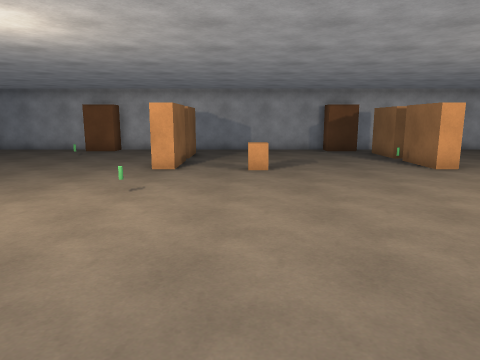
[1] (above)

22 first-person views from a walk through a Unity game level. The camera is 1.5 m above the floor, tilts 10° down and sees 70° across. Doors are open. The floor is counted in squares, 1 m on a side. Each view is taken from the middle of a square. On the plan, view 1 faces up. The plan holds only what a view shows up to about 16 squares ahead; the rest is blank. The player is left out.

[2]
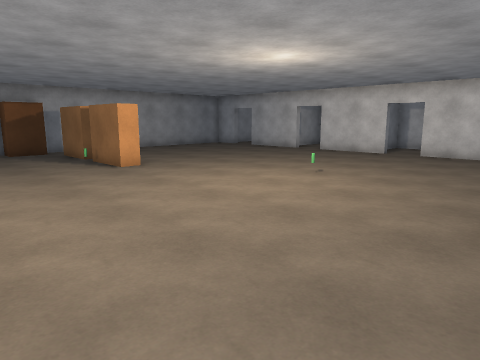

[3]
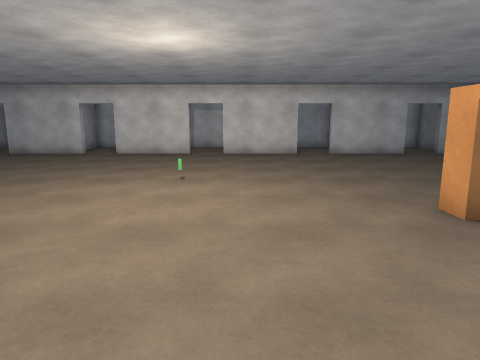

[4]
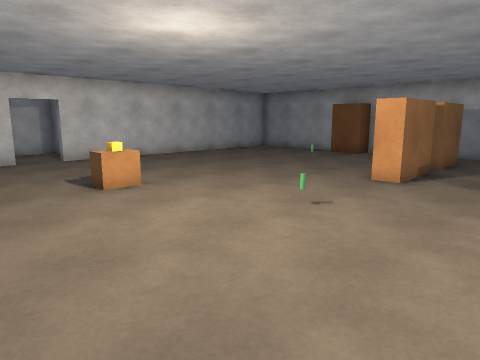

[5]
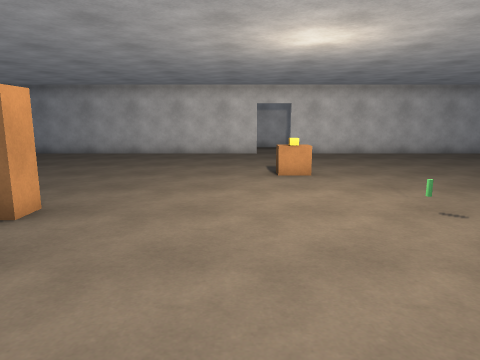

[6]
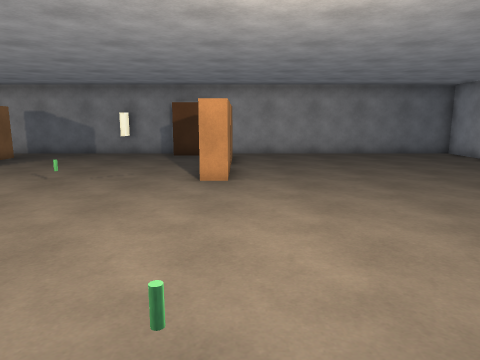

[7]
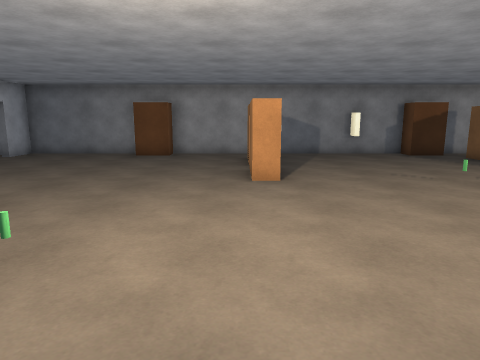

[8]
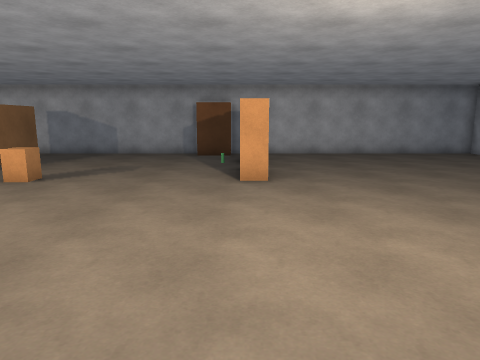

[9]
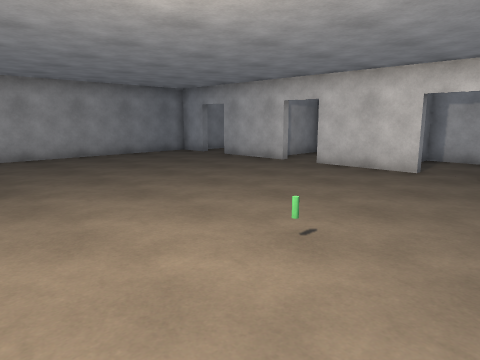

[10]
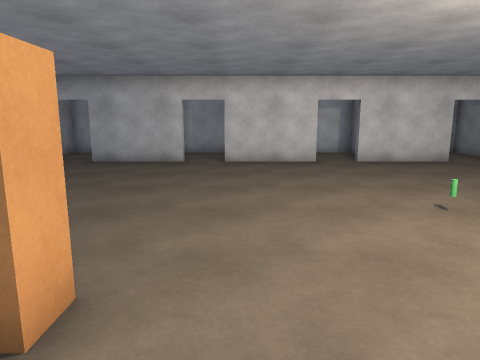

[11]
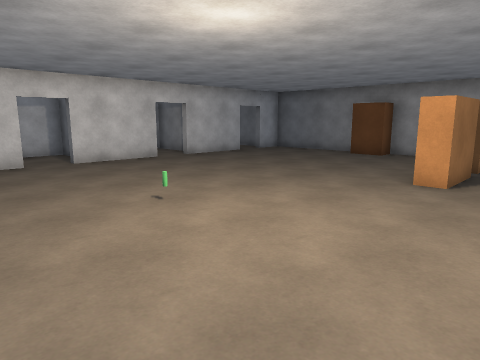

[12]
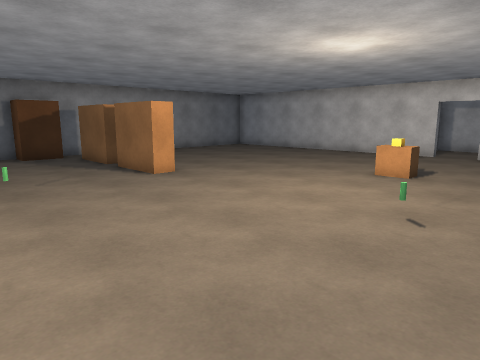

[13]
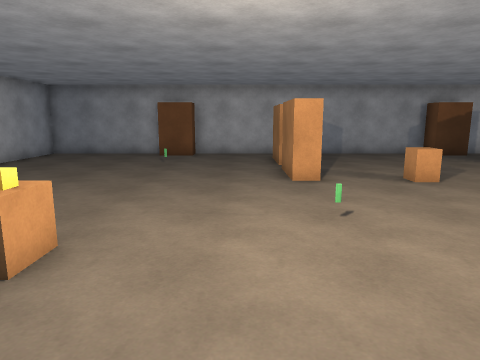

[14]
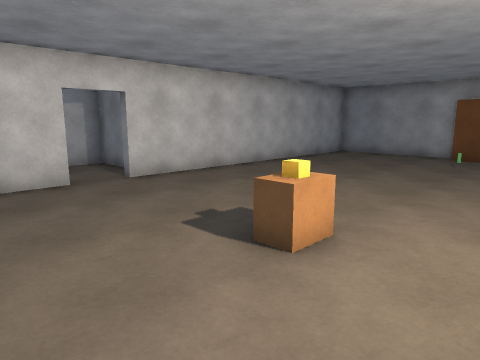

[15]
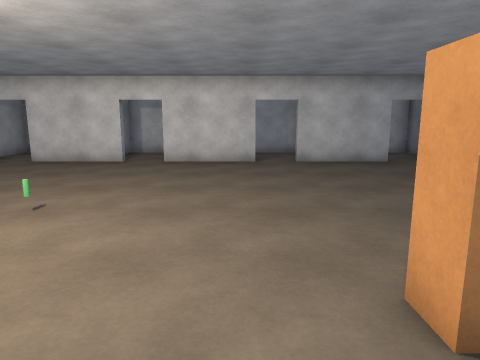

[16]
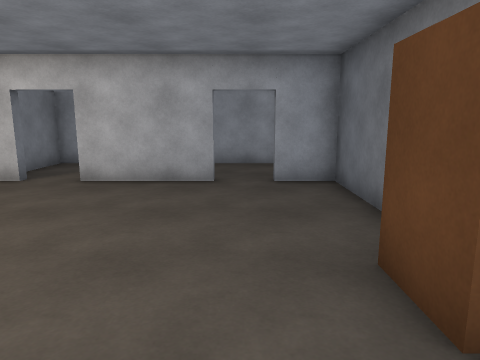

[17]
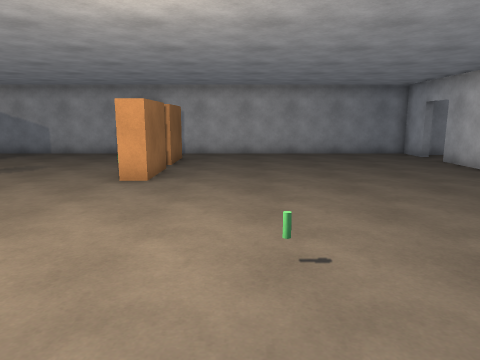

[18]
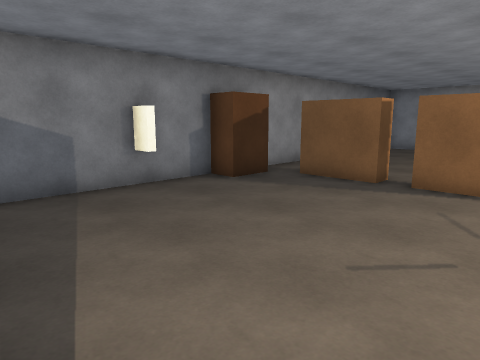

[19]
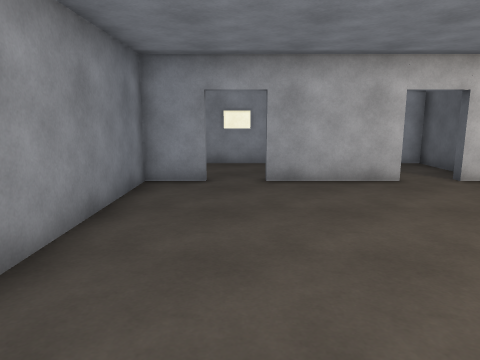

[20]
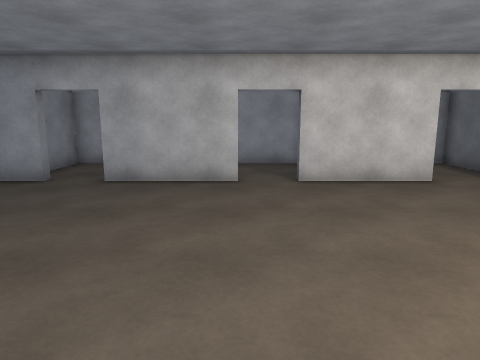

[21]
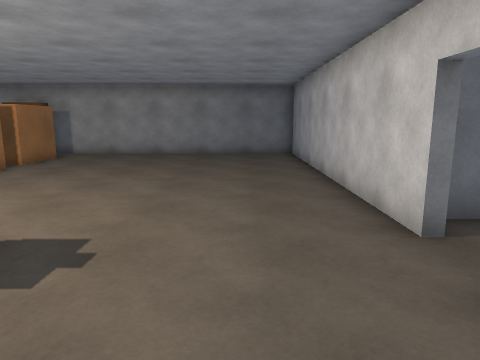

[22]
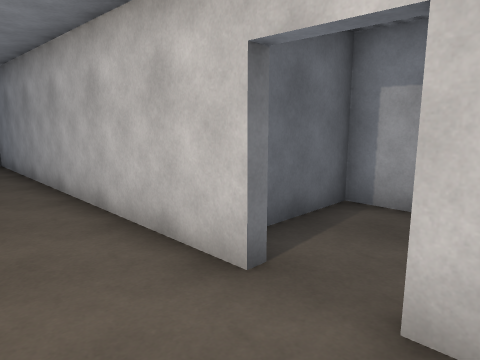

### Floor plan
Ten units are one square. View 1 is at (0, 0); x grows to the right and y downward. Boxes are objects, and circles mark ways between rooms. Rooms are numbered by the first view taken in them; rooms with no view inside come last. Other rooms are left out.
<svg viewBox="-163 -180 366 250">
<path fill="none" stroke="#000" d="M36 -173 -55 -173M21 56 21 64M19 64 19 58M4 63 95 63M163 -62 163 -95M-124 -48 -124 63 -18 63M-75 -173 -124 -173 -124 -62M163 -14 163 -48M163 -110 163 -143 168 -143M116 63 163 63 163 49M168 34 163 34 163 1M168 -158 163 -158 163 -173 55 -173M180 9 198 9 198 -22 179 -22M179 -87 198 -87 198 -118 176 -118M180 -40 198 -40 198 -71 190 -71M-142 -71 -158 -71 -158 -40 -131 -40"/>
<rect x="-75" y="-65" width="20" height="20" fill="#bbb"><title>other object</title></rect>
<rect x="-75" y="-175" width="20" height="10" fill="#bbb"><title>other object</title></rect>
<rect x="-25" y="25" width="10" height="20" fill="#bbb"><title>other object</title></rect>
<rect x="-25" y="-5" width="10" height="20" fill="#bbb"><title>other object</title></rect>
<rect x="-25" y="-125" width="10" height="20" fill="#bbb"><title>other object</title></rect>
<rect x="-25" y="-155" width="10" height="20" fill="#bbb"><title>other object</title></rect>
<rect x="-15" y="55" width="20" height="10" fill="#bbb"><title>other object</title></rect>
<rect x="-5" y="-115" width="20" height="20" fill="#bbb"><title>other object</title></rect>
<rect x="35" y="-175" width="20" height="10" fill="#bbb"><title>other object</title></rect>
<rect x="55" y="25" width="10" height="20" fill="#bbb"><title>other object</title></rect>
<rect x="55" y="-5" width="10" height="20" fill="#bbb"><title>other object</title></rect>
<rect x="55" y="-125" width="10" height="20" fill="#bbb"><title>other object</title></rect>
<rect x="55" y="-155" width="10" height="20" fill="#bbb"><title>other object</title></rect>
<rect x="95" y="55" width="20" height="10" fill="#bbb"><title>other object</title></rect>
<circle cx="165" cy="-5" r="3" fill="#2a7"/>
<circle cx="165" cy="-105" r="3" fill="#2a7"/>
<circle cx="165" cy="-55" r="3" fill="#2a7"/>
<circle cx="-125" cy="-55" r="3" fill="#2a7"/>
<text x="20" y="-60">1</text>
<text x="180" y="-10">2</text>
<text x="180" y="-110">3</text>
<text x="180" y="-60">4</text>
<text x="-150" y="-60">5</text>
</svg>
Room 1 opens to room 2. Room 1 opens to room 3. Room 1 opens to room 4. Room 1 opens to room 5.

Where each view was taken, in squares from view 1:
view 1: 0 up, 0 right, facing up
view 2: 0 up, 1 right, facing up-right
view 3: 4 up, 1 right, facing right
view 4: 2 up, 1 right, facing up-left
view 5: 4 up, 3 right, facing left
view 6: 9 up, 3 left, facing down
view 7: 9 up, 7 right, facing down
view 8: 2 up, 6 right, facing up
view 9: 3 up, 6 right, facing up-right
view 10: 9 up, 4 right, facing right
view 11: 9 up, 4 right, facing down-right
view 12: 9 up, 3 right, facing down-left
view 13: 2 up, 4 left, facing up
view 14: 2 up, 4 left, facing up-left
view 15: 2 up, 4 right, facing right
view 16: 4 down, 8 right, facing right
view 17: 2 up, 9 right, facing up
view 18: 1 up, 6 right, facing down-left
view 19: 15 up, 8 right, facing right
view 20: 11 up, 8 right, facing right
view 21: 9 up, 10 left, facing down
view 22: 7 up, 10 left, facing down-left
